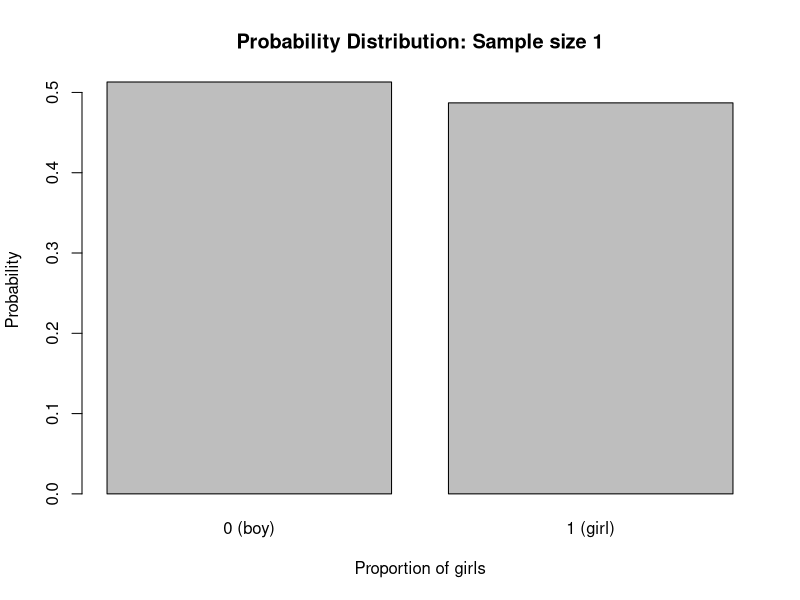
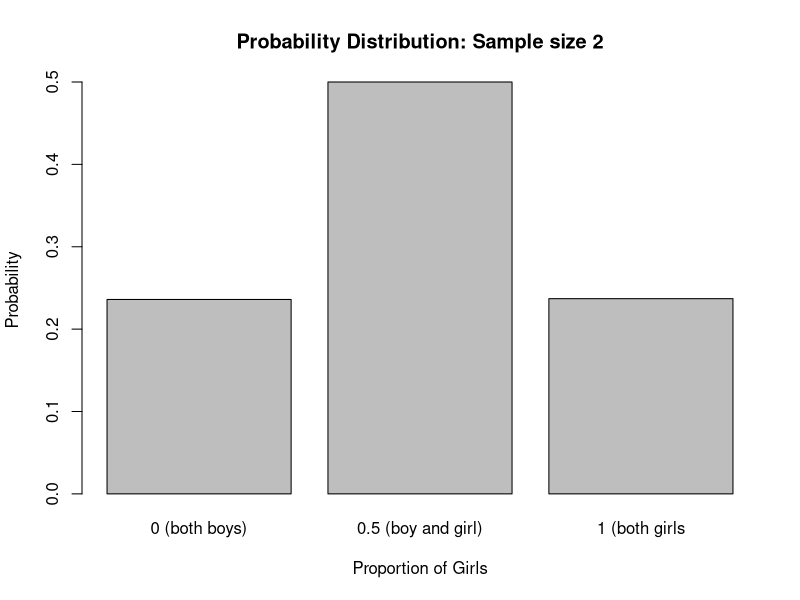
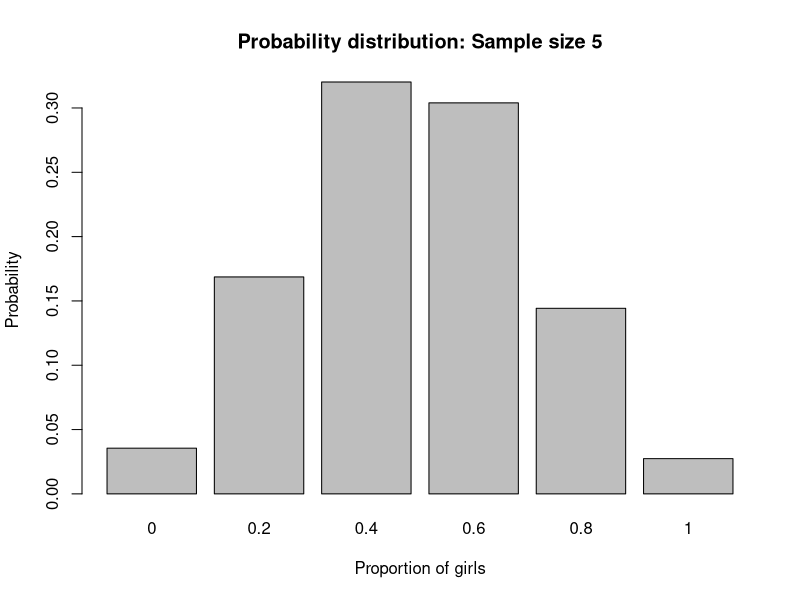
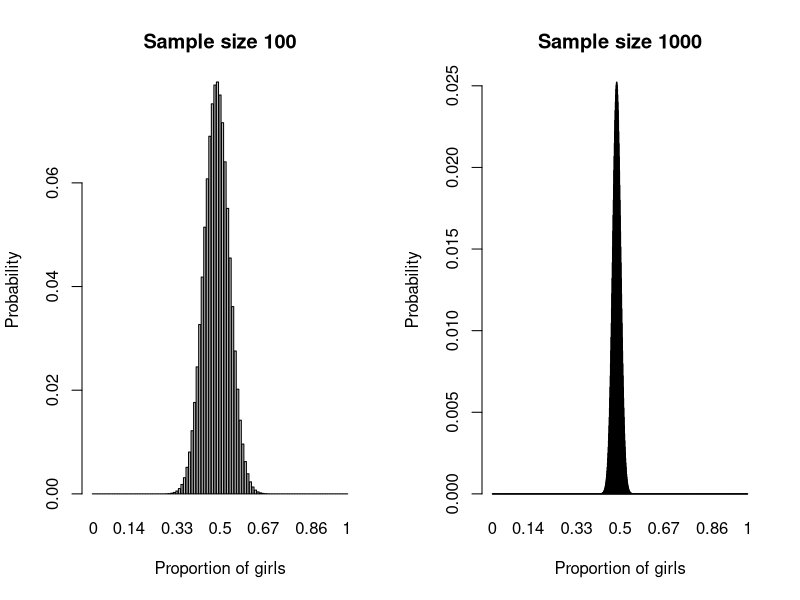
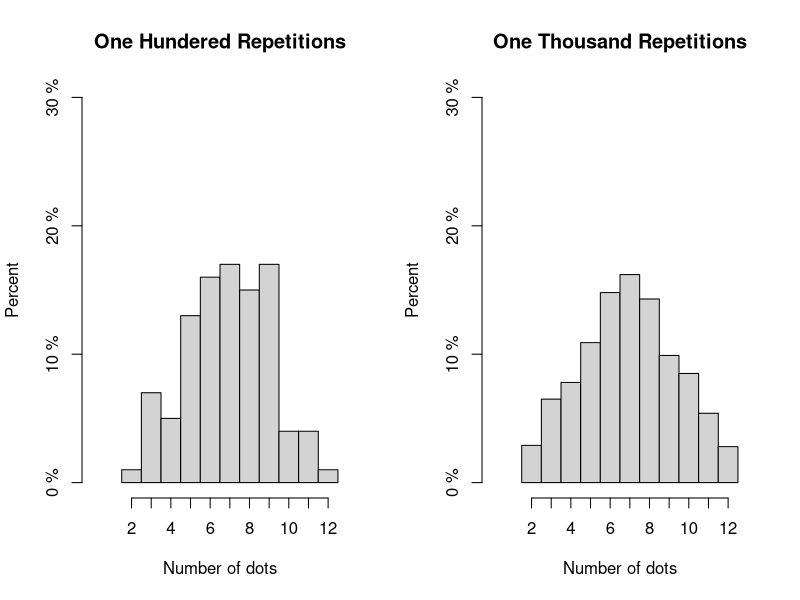
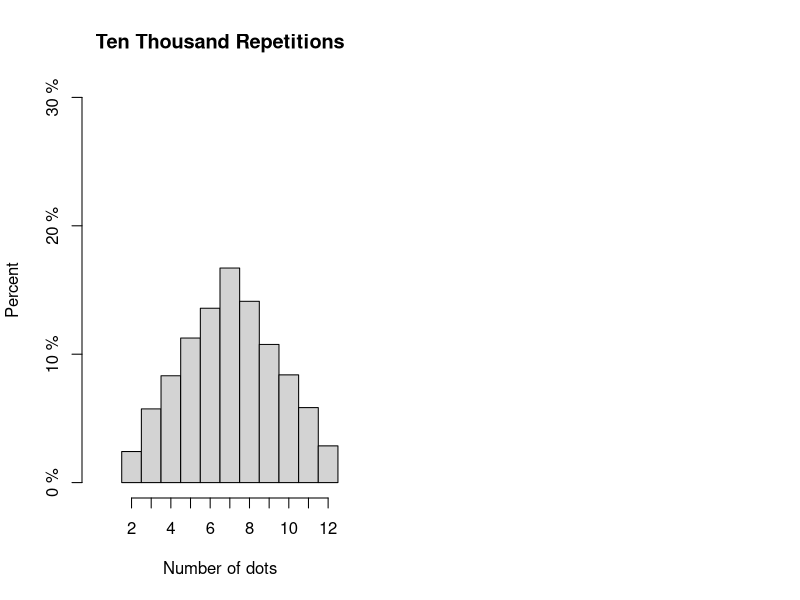
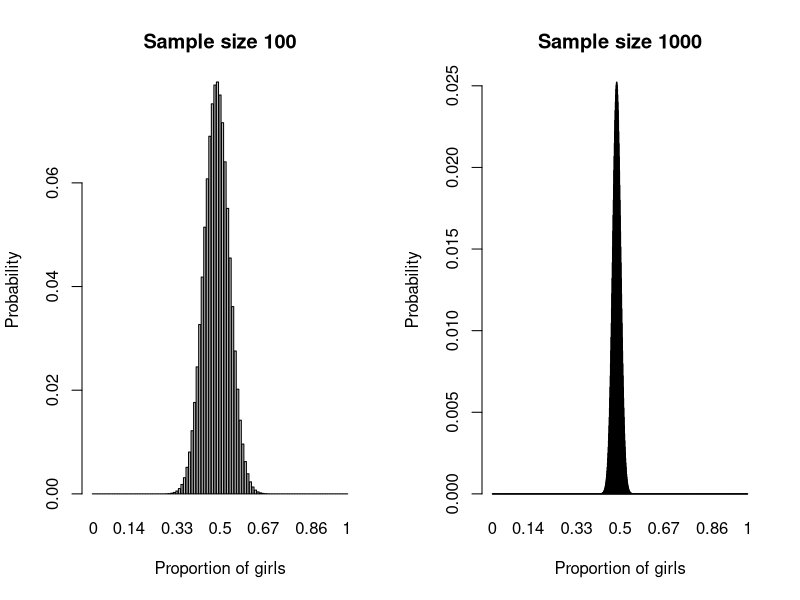
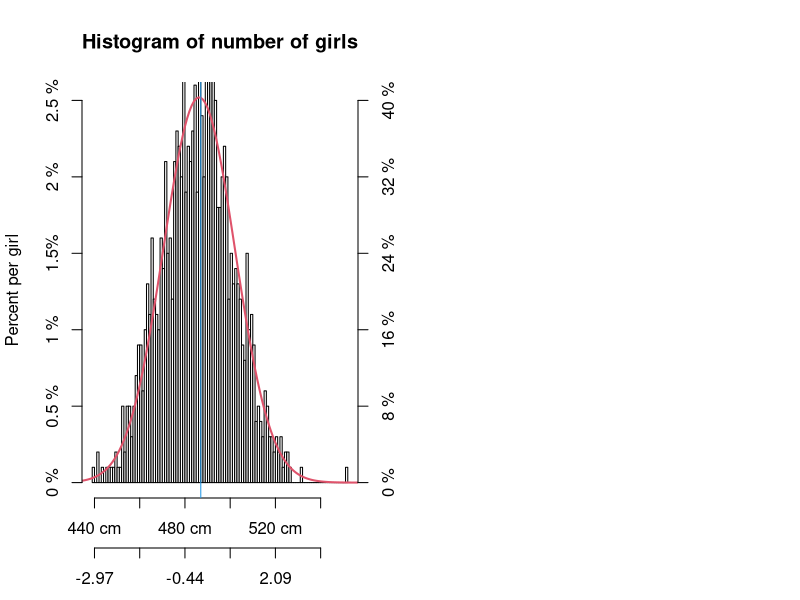

Recreate these plots in R, in order.
## ---- chunk 1
barplot(c(0.513, 0.487), names.arg = c("0 (boy)", "1 (girl)"), 
        main = "Probability Distribution: Sample size 1",
        xlab = "Proportion of girls",
        ylab = "Probability")
## ---- chunk 2
barplot(c(0.236, 0.5, 0.237), names.arg = c("0 (both boys)", "0.5 (boy and girl)", "1 (both girls"),
        main = "Probability Distribution: Sample size 2",
        xlab = "Proportion of Girls",
        ylab = "Probability")
## ---- chunk 3
#| code-fold: false
factorial(4)
## ---- chunk 4
#| code-fold: false

barplot(dbinom(seq(0,5, by = 1), 5, 0.487), names.arg = as.character(seq(0,5, by = 1)/5),
        main = "Probability distribution: Sample size 5",
        xlab = "Proportion of girls",
        ylab = "Probability")

## ---- chunk 5
#| code-fold: false
dbinom(2,5,0.487)

## ---- chunk 6
par(mfrow = c(1,2))

barplot(dbinom(seq(0,100, by = 1), 100, 0.487), names.arg = as.character(seq(0,100, by = 1)/100),
        main = "Sample size 100",
        xlab = "Proportion of girls",
        ylab = "Probability")

barplot(dbinom(seq(0,1000, by = 1), 1000, 0.487), names.arg = as.character(seq(0,1000, by = 1)/1000),
        main = "Sample size 1000",
        xlab = "Proportion of girls",
        ylab = "Probability")
## ---- chunk 7
#| code-fold: false

box <- c(1,1,1,5)

draws <- sample(box, size = 100, replace = TRUE)
## ---- chunk 8
#| code-fold: false

sum(draws)
## ---- chunk 9
#| code-fold: false

baby_box <- c("girl", "boy")
## ---- chunk 10
#| code-fold: false

baby_draws <- sample(baby_box, 100, replace = T, prob = c(0.487, 0.513))
## ---- chunk 11
#| code-fold: false

sum(baby_draws == "girl")
## ---- chunk 12

craps <- function(){
  # construct a die
  die <- 1:6
  # roll twice
  out <- sample(die, 2, replace = T)
  # sum the outcome of the rolls
  sum(out)
}

crap_sim <- replicate(100, craps())
#hist(crap_sim, breaks = seq(1.5, 12.5, by = 1), freq = F, plot = F)

h100 <- hist(crap_sim, breaks = seq(1.5, 12.5, by = 1), plot = F)

h100$counts <- h100$counts/sum(h100$counts)

plot(h100,
     xlab = "Number of dots",
     ylab = "Percent",
     main = "One Hundered Repetitions",
     axes = F,
     xlim = c(0,13),
     ylim = c(0,0.3))

# add labels below each column
axis(1, at = 2:12, labels = 2:12)
axis(2, at =c(0,0.1, 0.2, 0.3), labels = c("0 %","10 %", "20 %", "30 %"))


## ---- chunk 13
crap_sim <- replicate(1000, craps())
#hist(crap_sim, breaks = seq(1.5, 12.5, by = 1), freq = F, plot = F)

h1000 <- hist(crap_sim, breaks = seq(1.5, 12.5, by = 1), plot = F)

h1000$counts <- h1000$counts/sum(h1000$counts)

plot(h1000,
     xlab = "Number of dots",
     ylab = "Percent",
     main = "One Thousand Repetitions",
     axes = F,
     xlim = c(0,13),
     ylim = c(0,0.3))

# add labels below each column
axis(1, at = 2:12, labels = 2:12)
axis(2, at =c(0,0.1, 0.2, 0.3), labels = c("0 %","10 %", "20 %", "30 %"))
## ---- chunk 14
crap_sim <- replicate(10000, craps())
#hist(crap_sim, breaks = seq(1.5, 12.5, by = 1), freq = F, plot = F)

h10000 <- hist(crap_sim, breaks = seq(1.5, 12.5, by = 1), plot = F)

h10000$counts <- h10000$counts/sum(h10000$counts)

plot(h10000,
     xlab = "Number of dots",
     ylab = "Percent",
     main = "Ten Thousand Repetitions",
     axes = F,
     xlim = c(0,13),
     ylim = c(0,0.3))

# add labels below each column
axis(1, at = 2:12, labels = 2:12)
axis(2, at =c(0,0.1, 0.2, 0.3), labels = c("0 %","10 %", "20 %", "30 %"))
## ---- chunk 15
par(mfrow = c(1,2))

barplot(dbinom(seq(0,100, by = 1), 100, 0.487), names.arg = as.character(seq(0,100, by = 1)/100),
        main = "Sample size 100",
        xlab = "Proportion of girls",
        ylab = "Probability")

barplot(dbinom(seq(0,1000, by = 1), 1000, 0.487), names.arg = as.character(seq(0,1000, by = 1)/1000),
        main = "Sample size 1000",
        xlab = "Proportion of girls",
        ylab = "Probability")
## ---- chunk 16
# x-axis grid

set.seed(45)

x <- rbinom(1000, 1000, 0.487)
x2 <- seq(0,1000, by = 1)

# normal curve

fun <- dnorm(x2, mean = mean(x), sd = sd(x))

# Histogram
h <- hist(x, breaks = 100,
     plot = F)

# par(mar = c(5, 4, 4, 8) + 0.3)  
# 
plot(h, col = "white",
     freq = FALSE,
     xlab = " ",
     ylab = "Percent per girl",
     ylim = c(0, max(fun)),
     main = "Histogram of number of girls",
     xaxt = "n",
     yaxt = "n"
     )

# overlay normal curve

par(new = TRUE)

lines(x2, fun, col = 2, lwd = 2)
 axis(side = 4, at = c(0,0.005,0.01, 0.015, 0.02, 0.025), 
      labels = c(labels = c("0 %", "8 %", "16 %", "24 %", "32 %", "40 %")), 
      ylab = "Percent per standard unit")
 
# adding axis

 axis(1, at = c(440, 460, 480, 500, 520, 540),
      labels = c("440 cm", "460 cm", "480 cm", "500 cm", "520 cm", "540 cm"))

 axis(1, at = c(440, 460, 480, 500, 520, 540), 
     labels = as.character(round(c(-2.9746835, -1.7088608, -0.4430380,  0.8227848,  2.0886076,  3.3544304), 2)), line = 2.5)
 
axis(2, at = c(0,0.005,0.01, 0.015, 0.02, 0.025), 
      labels = c(labels = c("0 %", "0.5 %", "1 %", "1.5%", "2 %", "2.5 %")), 
      ylab = "Percent per girl")

abline(v = 487, col = 4)

## ---- chunk 17
#| code-fold: false

pnorm(-0.25) - pnorm(0.32)
